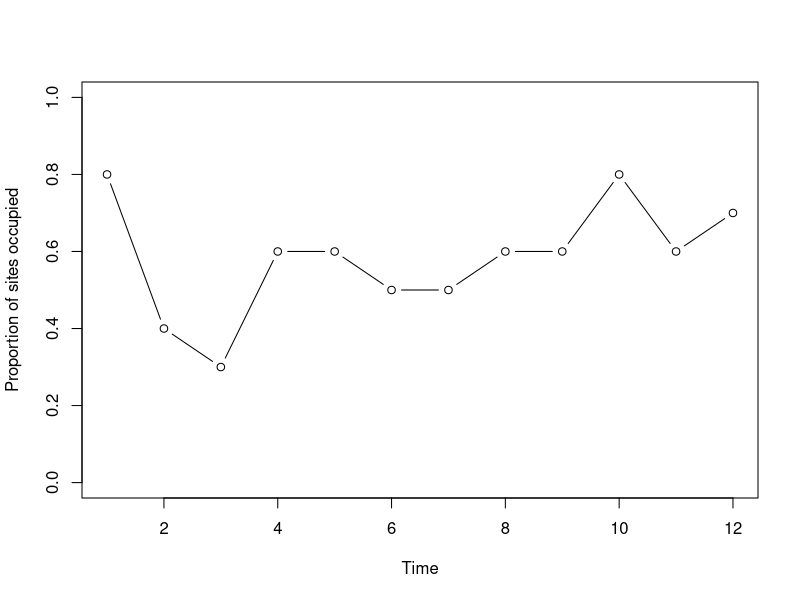
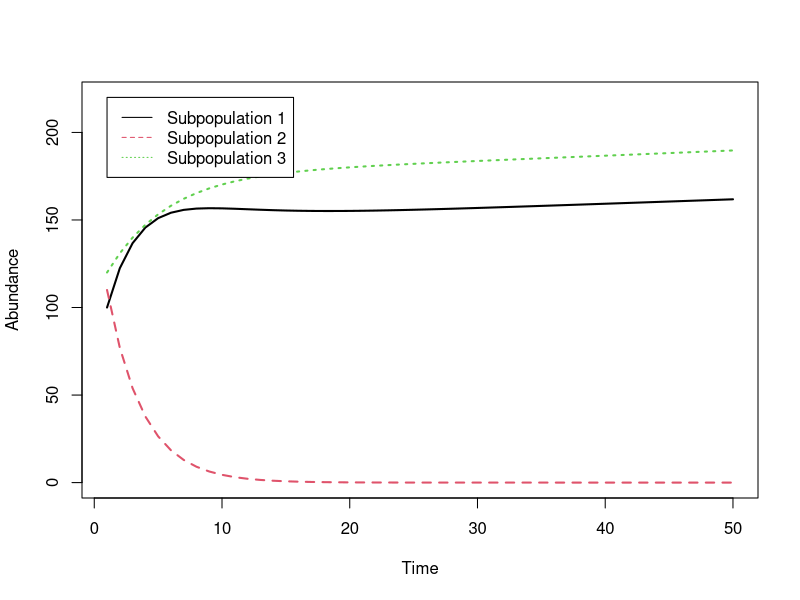
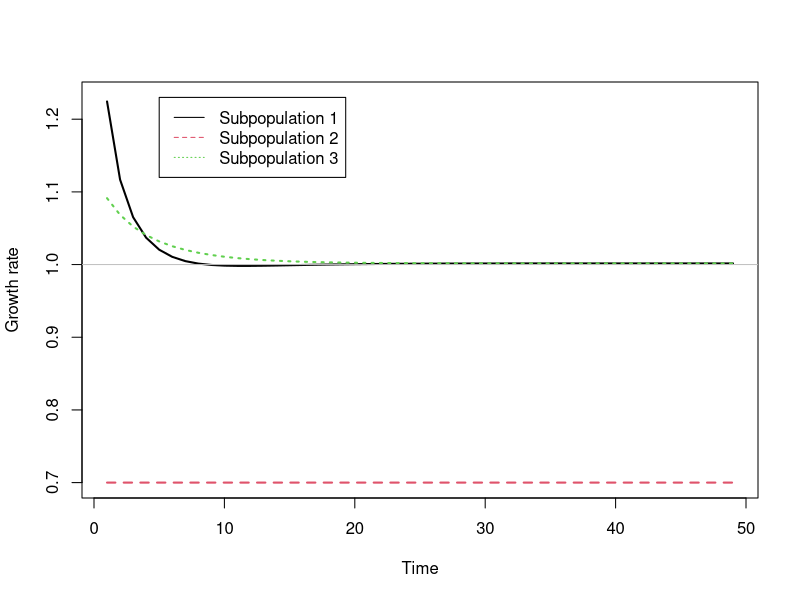

These charts were generated, in order, by the following R code:
## ---- chunk 1
#| label: sim-occ-pre
nSites <- 10
nYears <- 12
gamma <- 0.2    ## Colonization probability
epsilon <- 0.25 ## Local extinction probability
## ---- chunk 2
#| label: sim-occ-init
O <- psi <- matrix(NA, nYears, nSites)
O[1,] <- c(rep(1, 8), 0, 0)
## ---- chunk 3
#| label: sim-occ-colext
for(t in 2:nYears) {
    psi.t <- O[t-1,]*(1-epsilon) + (1-O[t-1,])*gamma
    O[t,] <- rbinom(nSites, size=1, prob=psi.t)
}
## ---- chunk 4
#| label: sim-occ-data
O
## ---- chunk 5
#| label: Nocc
nOccupied <- rowSums(O)
nOccupied
## ---- chunk 6
#| label: PrO
PrO <- nOccupied / nSites
PrO
## ---- chunk 7
#| label: PrO-graph
plot(1:nYears, PrO, type="b", xlab="Time", ylab="Proportion of sites occupied",
     ylim=c(0, 1))
## ---- chunk 8
#| label: Nmeta-pre
lambda <- c(0.98, 1, 1.02)
pi <- matrix(c(
    0.9, 0.0, 0.1,
    0.2, 0.7, 0.1,
    0.1, 0.0, 0.9), nrow=3, ncol=3, byrow=TRUE)
nPatches <- 3
nYears <- 50
## ---- chunk 9
#| label: Nmeta-init
n <- matrix(NA, nYears, nPatches)
n[1,] <- c(100, 110, 120)
## ---- chunk 10
#| label: Nmeta-proj
for(t in 2:nYears) {
    n[t,1] <- n[t-1,1]*lambda[1]*(1-pi[1,2]-pi[1,3]) +
        n[t-1,2]*lambda[2]*pi[2,1] + n[t-1,3]*lambda[3]*pi[3,1]
    n[t,2] <- n[t-1,2]*lambda[2]*(1-pi[2,1]-pi[2,3]) +
        n[t-1,1]*lambda[1]*pi[1,2] + n[t-1,3]*lambda[3]*pi[3,2]
    n[t,3] <- n[t-1,3]*lambda[3]*(1-pi[3,1]-pi[3,2]) +
        n[t-1,1]*lambda[1]*pi[1,3] + n[t-1,2]*lambda[2]*pi[2,3]
}
## ---- chunk 11
#| label: Nmeta-matproj
for(t in 2:nYears) {
    n[t,] <- t(pi) %*% (n[t-1,]*lambda)
    ## Same as:
    ## n[t,] <- t(pi) %*% diag(lambda) %*% n[t-1,]
}
## ---- chunk 12
#| label: Nmeta-lambda
lambda.it <- n[-1,] / n[-nYears,]
## Same as:
## lambda.it <- n[2:nYears,] / n[1:(nYears-1),]
## ---- chunk 13
#| label: Nmeta-plot-n
matplot(n, type="l", xlab="Time", ylab="Abundance",
        ylim=c(0, 220), lwd=2)
legend(x=1, y=220,
       c("Subpopulation 1", "Subpopulation 2", "Subpopulation 3"),
       lty=1:3, col=1:3)
## ---- chunk 14
#| label: Nmeta-plot-lam
matplot(lambda.it, type="l", xlab="Time", ylab="Growth rate",
        ylim=c(0.7, 1.23), lwd=2)
legend(x=5, y=1.23,
       c("Subpopulation 1", "Subpopulation 2", "Subpopulation 3"),
       lty=1:3, col=1:3)
abline(h=1, col="grey", lty=1)
